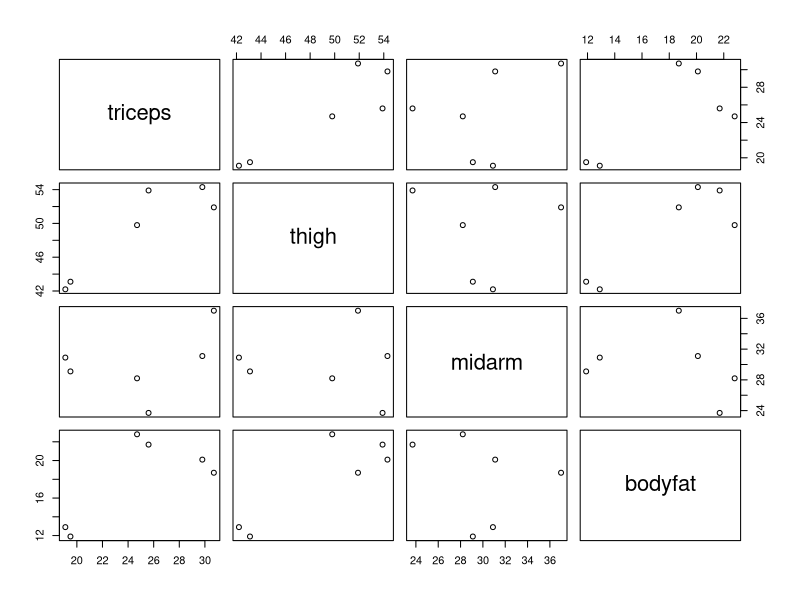
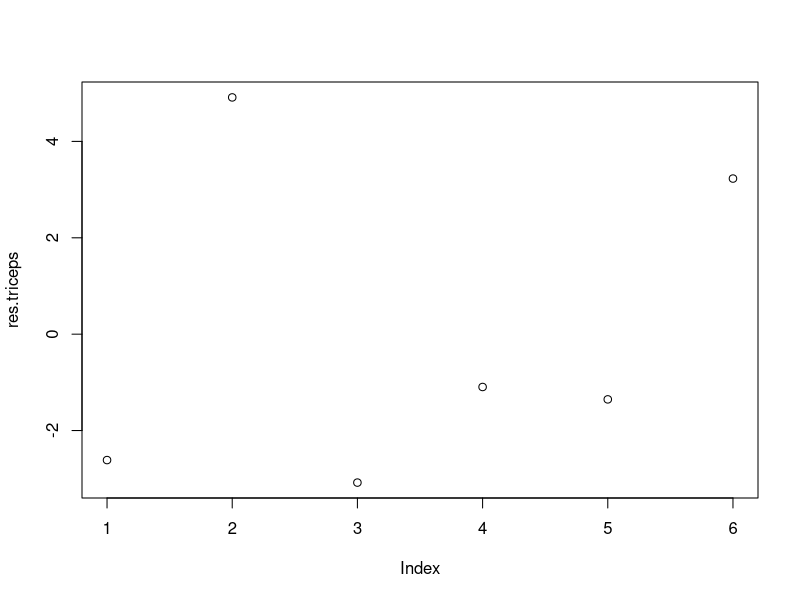

The R source for these figures, in order:
bodyfat = c(19.5,43.1,29.1,11.9,24.7,49.8,28.2,22.8,30.7,51.9,37.0,18.7,29.8,54.3,31.1,20.1,19.1,42.2,30.9,12.9,25.6,53.9,23.7,21.7)
bodyfat = data.frame(matrix(bodyfat,byrow = T, ncol = 4))
names(bodyfat) = c("triceps", "thigh", "midarm", "bodyfat")
head(bodyfat)
plot(bodyfat)
cor(bodyfat)
fit.triceps = lm(bodyfat ~ triceps, data = bodyfat)
res.triceps = resid(fit.triceps)
res.triceps
summary(fit.triceps)
plot(res.triceps)
